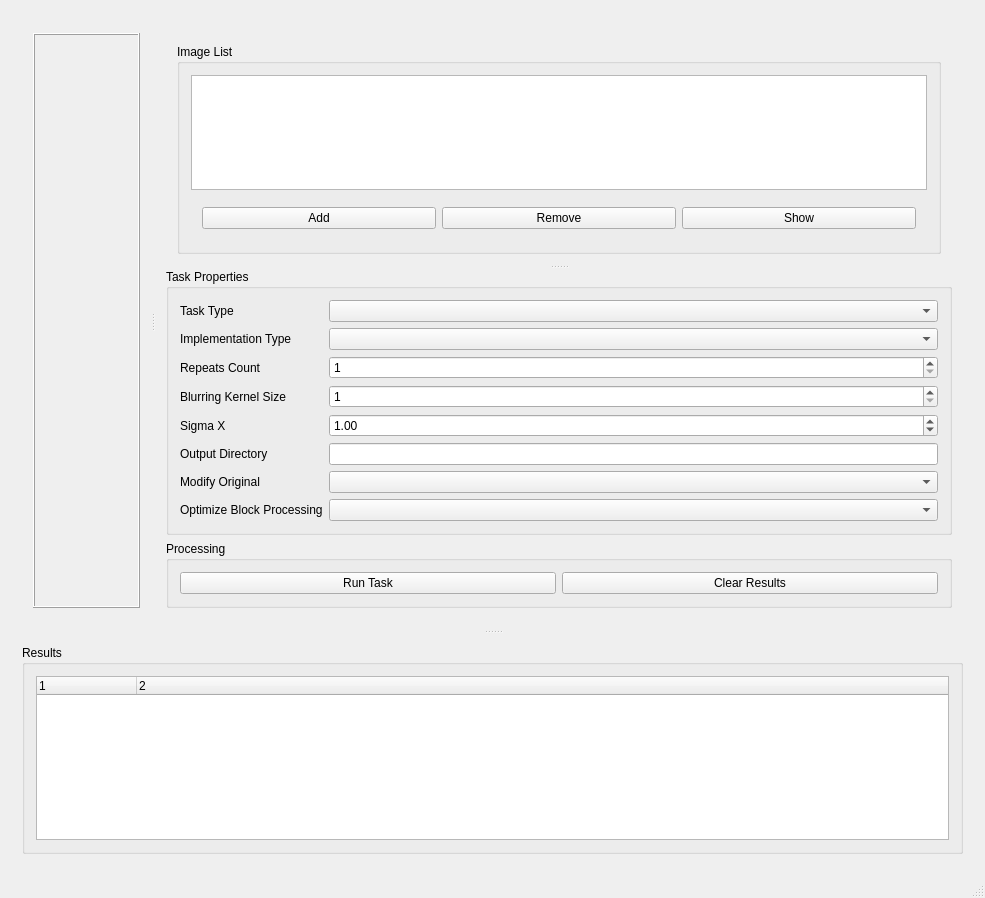
<?xml version="1.0" encoding="UTF-8"?>
<ui version="4.0">
 <class>qt_guiClass</class>
 <widget class="QMainWindow" name="qt_guiClass">
  <property name="geometry">
   <rect>
    <x>0</x>
    <y>0</y>
    <width>985</width>
    <height>898</height>
   </rect>
  </property>
  <property name="windowTitle">
   <string>qt_gui</string>
  </property>
  <widget class="QWidget" name="centralWidget">
   <layout class="QGridLayout" name="gridLayout_2">
    <item row="0" column="0">
     <widget class="QSplitter" name="splitter_2">
      <property name="orientation">
       <enum>Qt::Vertical</enum>
      </property>
      <widget class="QWidget" name="verticalWidget_3" native="true">
       <layout class="QGridLayout" name="gridLayout_7">
        <item row="0" column="0">
         <widget class="QSplitter" name="splitter">
          <property name="orientation">
           <enum>Qt::Horizontal</enum>
          </property>
          <widget class="QWidget" name="verticalLayoutWidget">
           <layout class="QGridLayout" name="gridLayout_4">
            <item row="0" column="2">
             <widget class="QFrame" name="frame">
              <property name="frameShape">
               <enum>QFrame::Box</enum>
              </property>
              <property name="frameShadow">
               <enum>QFrame::Raised</enum>
              </property>
              <layout class="QGridLayout" name="gridLayout_10">
               <item row="0" column="0">
                <widget class="QLabel" name="label_8">
                 <property name="text">
                  <string/>
                 </property>
                 <property name="alignment">
                  <set>Qt::AlignCenter</set>
                 </property>
                </widget>
               </item>
              </layout>
             </widget>
            </item>
           </layout>
          </widget>
          <widget class="QWidget" name="verticalWidget_2" native="true">
           <property name="sizePolicy">
            <sizepolicy hsizetype="Preferred" vsizetype="Preferred">
             <horstretch>0</horstretch>
             <verstretch>0</verstretch>
            </sizepolicy>
           </property>
           <layout class="QGridLayout" name="gridLayout_5">
            <item row="0" column="0">
             <layout class="QVBoxLayout" name="verticalLayout_3">
              <item>
               <widget class="QSplitter" name="splitter_3">
                <property name="orientation">
                 <enum>Qt::Vertical</enum>
                </property>
                <widget class="QWidget" name="layoutWidget">
                 <layout class="QVBoxLayout" name="verticalLayout_9">
                  <item>
                   <widget class="QGroupBox" name="groupBox_4">
                    <property name="title">
                     <string>Image List</string>
                    </property>
                    <layout class="QGridLayout" name="gridLayout_9">
                     <item row="1" column="0">
                      <widget class="QListWidget" name="listWidget"/>
                     </item>
                     <item row="2" column="0">
                      <widget class="QWidget" name="widget_2" native="true">
                       <layout class="QHBoxLayout" name="horizontalLayout_3">
                        <item>
                         <widget class="QPushButton" name="pushButton_2">
                          <property name="enabled">
                           <bool>true</bool>
                          </property>
                          <property name="text">
                           <string>Add</string>
                          </property>
                         </widget>
                        </item>
                        <item>
                         <widget class="QPushButton" name="pushButton_3">
                          <property name="text">
                           <string>Remove</string>
                          </property>
                         </widget>
                        </item>
                        <item>
                         <widget class="QPushButton" name="pushButton">
                          <property name="text">
                           <string>Show</string>
                          </property>
                         </widget>
                        </item>
                       </layout>
                      </widget>
                     </item>
                    </layout>
                   </widget>
                  </item>
                 </layout>
                </widget>
                <widget class="QGroupBox" name="groupBox">
                 <property name="title">
                  <string>Task Properties</string>
                 </property>
                 <layout class="QFormLayout" name="formLayout">
                  <item row="0" column="0">
                   <widget class="QLabel" name="label_2">
                    <property name="text">
                     <string>Task Type</string>
                    </property>
                   </widget>
                  </item>
                  <item row="0" column="1">
                   <widget class="QComboBox" name="comboBox">
                    <property name="maximumSize">
                     <size>
                      <width>16777215</width>
                      <height>16777215</height>
                     </size>
                    </property>
                    <property name="editable">
                     <bool>false</bool>
                    </property>
                   </widget>
                  </item>
                  <item row="2" column="0">
                   <widget class="QLabel" name="label_5">
                    <property name="text">
                     <string>Implementation Type</string>
                    </property>
                   </widget>
                  </item>
                  <item row="2" column="1">
                   <widget class="QComboBox" name="comboBox_2">
                    <property name="sizePolicy">
                     <sizepolicy hsizetype="Preferred" vsizetype="Preferred">
                      <horstretch>0</horstretch>
                      <verstretch>0</verstretch>
                     </sizepolicy>
                    </property>
                    <property name="maximumSize">
                     <size>
                      <width>16777215</width>
                      <height>16777215</height>
                     </size>
                    </property>
                   </widget>
                  </item>
                  <item row="4" column="0">
                   <widget class="QLabel" name="label_7">
                    <property name="text">
                     <string>Repeats Count</string>
                    </property>
                   </widget>
                  </item>
                  <item row="4" column="1">
                   <widget class="QSpinBox" name="spinBox">
                    <property name="sizePolicy">
                     <sizepolicy hsizetype="Minimum" vsizetype="Fixed">
                      <horstretch>0</horstretch>
                      <verstretch>0</verstretch>
                     </sizepolicy>
                    </property>
                    <property name="minimum">
                     <number>1</number>
                    </property>
                    <property name="maximum">
                     <number>999999</number>
                    </property>
                   </widget>
                  </item>
                  <item row="5" column="0">
                   <widget class="QLabel" name="label_3">
                    <property name="text">
                     <string>Blurring Kernel Size</string>
                    </property>
                   </widget>
                  </item>
                  <item row="5" column="1">
                   <widget class="QSpinBox" name="spinBox_2">
                    <property name="sizePolicy">
                     <sizepolicy hsizetype="Minimum" vsizetype="Fixed">
                      <horstretch>0</horstretch>
                      <verstretch>0</verstretch>
                     </sizepolicy>
                    </property>
                    <property name="layoutDirection">
                     <enum>Qt::LeftToRight</enum>
                    </property>
                    <property name="minimum">
                     <number>1</number>
                    </property>
                    <property name="maximum">
                     <number>999</number>
                    </property>
                    <property name="singleStep">
                     <number>2</number>
                    </property>
                   </widget>
                  </item>
                  <item row="6" column="0">
                   <widget class="QLabel" name="label_4">
                    <property name="text">
                     <string>Sigma X</string>
                    </property>
                   </widget>
                  </item>
                  <item row="6" column="1">
                   <widget class="QDoubleSpinBox" name="doubleSpinBox">
                    <property name="value">
                     <double>1.000000000000000</double>
                    </property>
                   </widget>
                  </item>
                  <item row="8" column="0">
                   <widget class="QLabel" name="label_6">
                    <property name="text">
                     <string>Output Directory</string>
                    </property>
                   </widget>
                  </item>
                  <item row="8" column="1">
                   <widget class="QLineEdit" name="lineEdit">
                    <property name="sizePolicy">
                     <sizepolicy hsizetype="Preferred" vsizetype="Fixed">
                      <horstretch>0</horstretch>
                      <verstretch>0</verstretch>
                     </sizepolicy>
                    </property>
                    <property name="maximumSize">
                     <size>
                      <width>16777215</width>
                      <height>16777215</height>
                     </size>
                    </property>
                    <property name="readOnly">
                     <bool>true</bool>
                    </property>
                   </widget>
                  </item>
                  <item row="9" column="0">
                   <widget class="QLabel" name="label">
                    <property name="text">
                     <string>Modify Original</string>
                    </property>
                   </widget>
                  </item>
                  <item row="9" column="1">
                   <widget class="QComboBox" name="comboBox_3"/>
                  </item>
                  <item row="10" column="0">
                   <widget class="QLabel" name="label_9">
                    <property name="text">
                     <string>Optimize Block Processing</string>
                    </property>
                   </widget>
                  </item>
                  <item row="10" column="1">
                   <widget class="QComboBox" name="comboBox_4"/>
                  </item>
                 </layout>
                </widget>
               </widget>
              </item>
              <item>
               <widget class="QGroupBox" name="groupBox_3">
                <property name="title">
                 <string>Processing</string>
                </property>
                <layout class="QGridLayout" name="gridLayout_8">
                 <item row="1" column="0">
                  <widget class="QPushButton" name="pushButton_4">
                   <property name="text">
                    <string>Run Task</string>
                   </property>
                  </widget>
                 </item>
                 <item row="1" column="1">
                  <widget class="QPushButton" name="pushButton_6">
                   <property name="text">
                    <string>Clear Results</string>
                   </property>
                  </widget>
                 </item>
                </layout>
               </widget>
              </item>
             </layout>
            </item>
           </layout>
          </widget>
         </widget>
        </item>
       </layout>
      </widget>
      <widget class="QWidget" name="widget" native="true">
       <layout class="QGridLayout" name="gridLayout_3">
        <item row="0" column="0">
         <widget class="QGroupBox" name="groupBox_2">
          <property name="title">
           <string>Results</string>
          </property>
          <layout class="QGridLayout" name="gridLayout_6">
           <item row="0" column="0" rowspan="2">
            <widget class="QTreeWidget" name="treeWidget">
             <property name="columnCount">
              <number>2</number>
             </property>
             <column>
              <property name="text">
               <string notr="true">1</string>
              </property>
             </column>
             <column>
              <property name="text">
               <string notr="true">2</string>
              </property>
             </column>
            </widget>
           </item>
          </layout>
         </widget>
        </item>
       </layout>
      </widget>
     </widget>
    </item>
   </layout>
  </widget>
  <widget class="QStatusBar" name="statusBar"/>
  <action name="actionOpen">
   <property name="text">
    <string>Open</string>
   </property>
   <property name="shortcut">
    <string>Ctrl+O</string>
   </property>
  </action>
  <action name="actionExit">
   <property name="text">
    <string>Exit</string>
   </property>
  </action>
  <action name="actionClose">
   <property name="text">
    <string>Close</string>
   </property>
  </action>
 </widget>
 <layoutdefault spacing="6" margin="11"/>
 <resources/>
 <connections/>
</ui>
